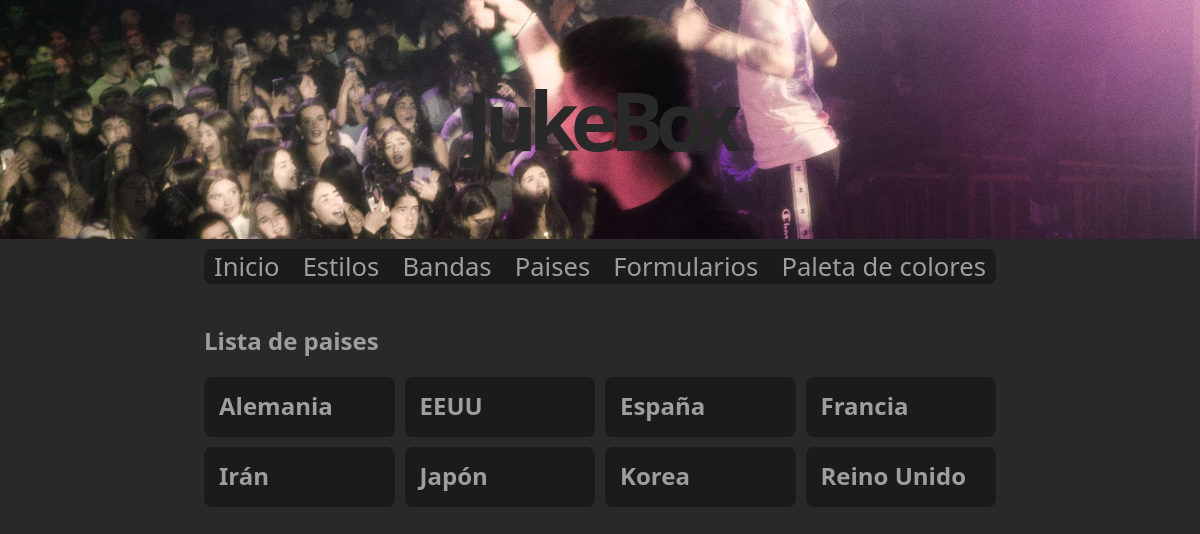
The app's page /es/paises, older data.
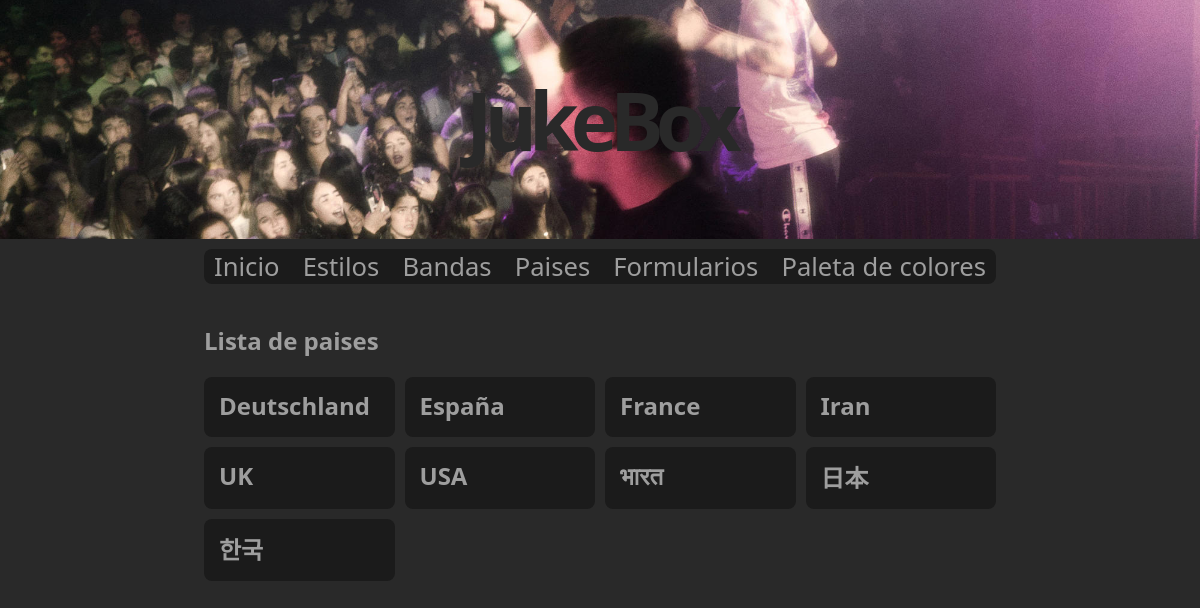
The same page, newer data.
### appJukeBox/models.py (models this page shows, shortened)
class Pais(models.Model):
    nombre = models.CharField(max_length=50)

### appJukeBox/views.py (the view)
# urls.py: path('paises', views.index_paises, name="paises"),
def index_paises(request):
	paises = get_list_or_404(Pais.objects.order_by('nombre'))
	context = {'paises': paises}
	return render(request, 'paises.html', context)

### appJukeBox/templates/paises.html (shortened to what this page needs)
{% extends "base.html" %}
{% load i18n %}
{% block contenido %}
    <h2>{% trans "Lista de paises" %}</h2>
    <section class="container">
        {% if paises %}
            {% for p in paises %}
            <div class="card" onclick="redirect('/{{LANGUAGE_CODE}}/paises/{{ p.id }}')">
                <div class="card-content">
                    <h2>
                        {{ p.nombre}}
                    </h2>
                </div>
            </div>
            {% endfor %}
        {% else %}
            <p>No hay paises añadidos.</p>
        {% endif %}
    </section>
{% endblock %}

Row changes from the older to the newer data that the page shows:
changed Pais: nombre "Alemania" → "Deutschland"
changed Pais: nombre "Francia" → "France"
changed Pais: nombre "Irán" → "Iran"
changed Pais (number 5 of 9 on the later page): nombre "Reino Unido" → "UK"; moves up the list
changed Pais: nombre "EEUU" → "USA"; moves down the list
added Pais: nombre "भारत"
changed Pais (number 8 of 9 on the later page): nombre "Japón" → "日本"
changed Pais (number 9 of 9 on the later page): nombre "Korea" → "한국"
